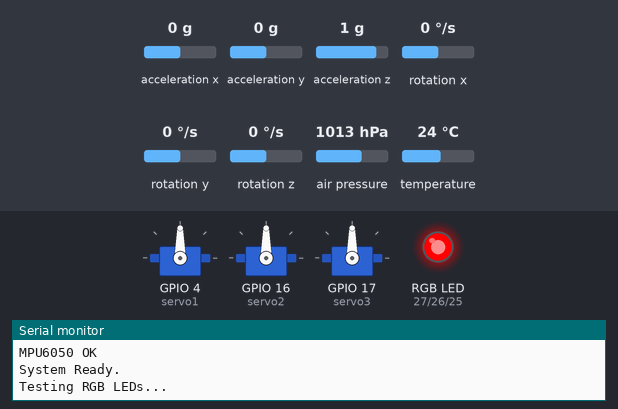
Bench run of a sketch on a simulated ESP32. Parts: 3 × servo, an RGB LED mixed from three pins (HIGH = lit), the last lines printed to the serial monitor. Inputs (shaded band) come from the test bench; at power-on: acceleration x 0 g, acceleration y 0 g, acceleration z 1 g, rotation x 0 °/s, rotation y 0 °/s, rotation z 0 °/s, air pressure 1013 hPa, temperature 24 °C.

Above: at 0.55 s.
At 0.85 s:
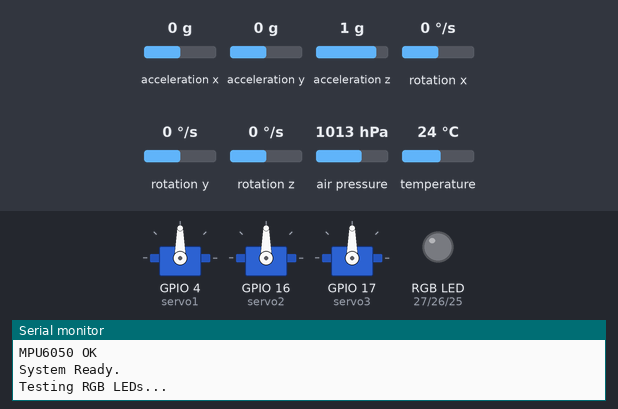
At 1.15 s:
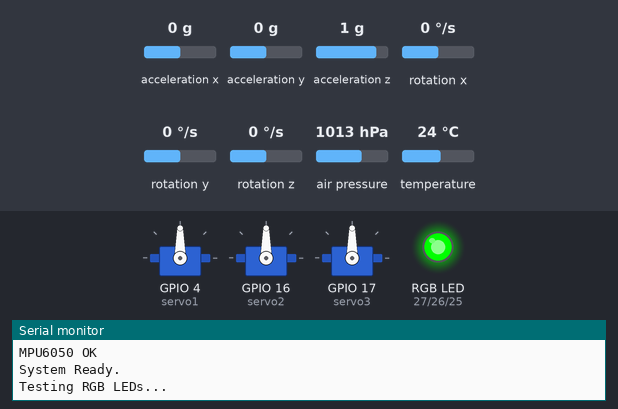
At 1.75 s:
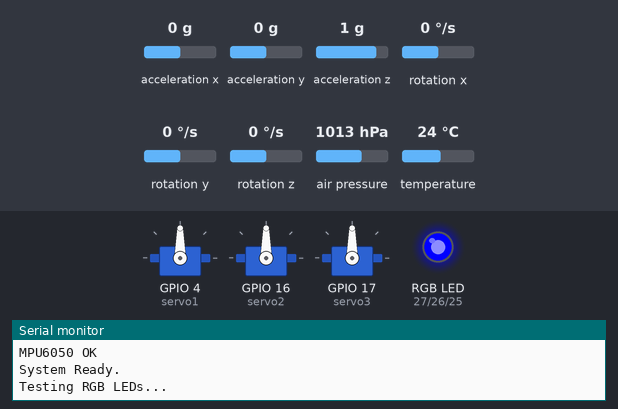
At 2.95 s:
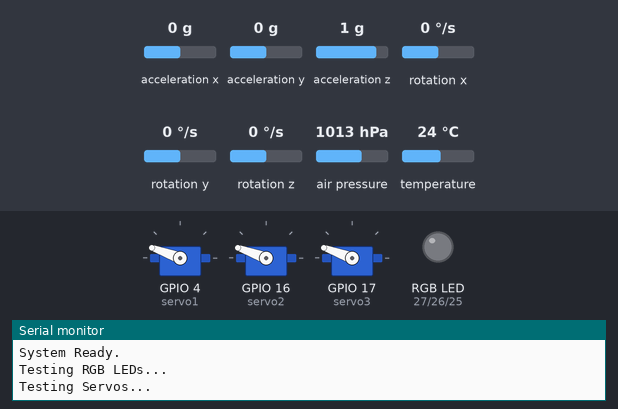
At 5.4 s:
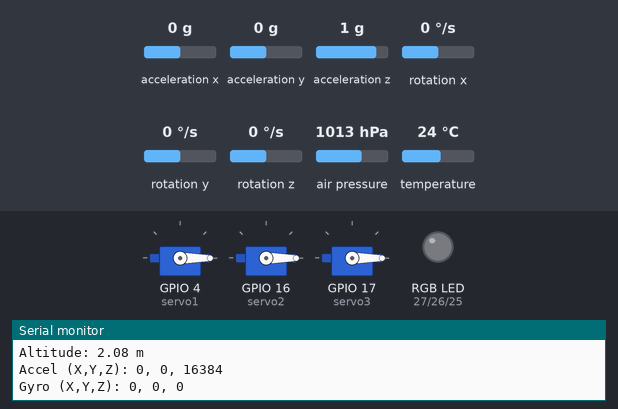
Timing chart, 0 to 6.9 s (numbered marks = the images above):
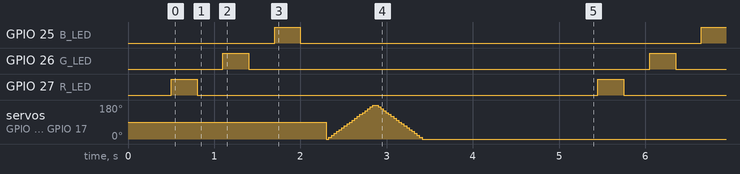

The sketch:

TestFile.ino
```cpp
#include <Wire.h>
#include <Adafruit_BMP085.h>
#include <MPU6050.h>
#include <ESP32Servo.h>

// --- RGB LED PINS ---
const int R_LED = 27;
const int G_LED = 26;
const int B_LED = 25;

// --- Servo Objects ---
Servo servo1;
Servo servo2;
Servo servo3;

// --- Sensor Objects ---
Adafruit_BMP085 bmp;
MPU6050 mpu;

void setup() {
  Serial.begin(115200);
  delay(500);

  // RGB LED setup
  pinMode(R_LED, OUTPUT);
  pinMode(G_LED, OUTPUT);
  pinMode(B_LED, OUTPUT);

  // Servo setup
  servo1.attach(4);
  servo2.attach(16);
  servo3.attach(17);

  // BMP180 setup
  if (!bmp.begin()) {
    Serial.println("BMP180 NOT detected!");
  } else {
    Serial.println("BMP180 OK");
  }

  // MPU6050 setup
  Wire.begin();
  mpu.initialize();
  if (!mpu.testConnection()) {
    Serial.println("MPU6050 NOT detected!");
  } else {
    Serial.println("MPU6050 OK");
  }

  Serial.println("System Ready.");
}

void loop() {
  testRGB();
  testServos();
  readBMP180();
  readMPU6050();

  delay(2000);
}

// ------------------ RGB TEST ------------------
void testRGB() {
  Serial.println("Testing RGB LEDs...");
  flash(R_LED);
  flash(G_LED);
  flash(B_LED);
}

void flash(int pin) {
  digitalWrite(pin, HIGH);
  delay(300);
  digitalWrite(pin, LOW);
  delay(300);
}

// ------------------ SERVO TEST ------------------
void testServos() {
  Serial.println("Testing Servos...");

  for (int pos = 0; pos <= 180; pos += 10) {
    servo1.write(pos);
    servo2.write(pos);
    servo3.write(pos);
    delay(30);
  }

  for (int pos = 180; pos >= 0; pos -= 10) {
    servo1.write(pos);
    servo2.write(pos);
    servo3.write(pos);
    delay(30);
  }
}

// ------------------ BMP180 READ ------------------
void readBMP180() {
  Serial.print("Temperature: ");
  Serial.print(bmp.readTemperature());
  Serial.println(" C");

  Serial.print("Pressure: ");
  Serial.print(bmp.readPressure());
  Serial.println(" Pa");

  Serial.print("Altitude: ");
  Serial.print(bmp.readAltitude());
  Serial.println(" m");
}

// ------------------ MPU6050 READ ------------------
void readMPU6050() {
  int16_t ax, ay, az, gx, gy, gz;

  mpu.getMotion6(&ax, &ay, &az, &gx, &gy, &gz);

  Serial.print("Accel (X,Y,Z): ");
  Serial.print(ax); Serial.print(", ");
  Serial.print(ay); Serial.print(", ");
  Serial.println(az);

  Serial.print("Gyro (X,Y,Z): ");
  Serial.print(gx); Serial.print(", ");
  Serial.print(gy); Serial.print(", ");
  Serial.println(gz);
}
```

Measured:
- by itself, GPIO 25 (B_LED), GPIO 26 (G_LED), GPIO 27 (R_LED): alternates HIGH for 0.30 s and LOW for 4.7 s
